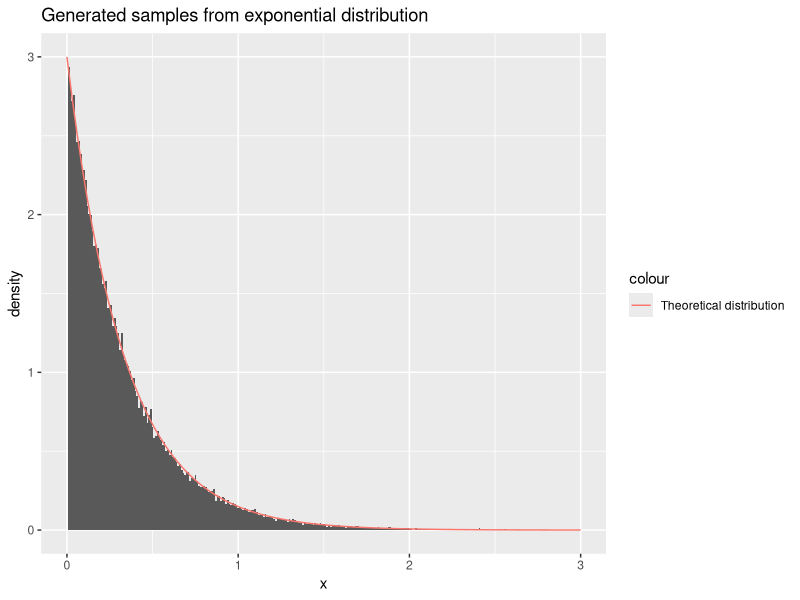
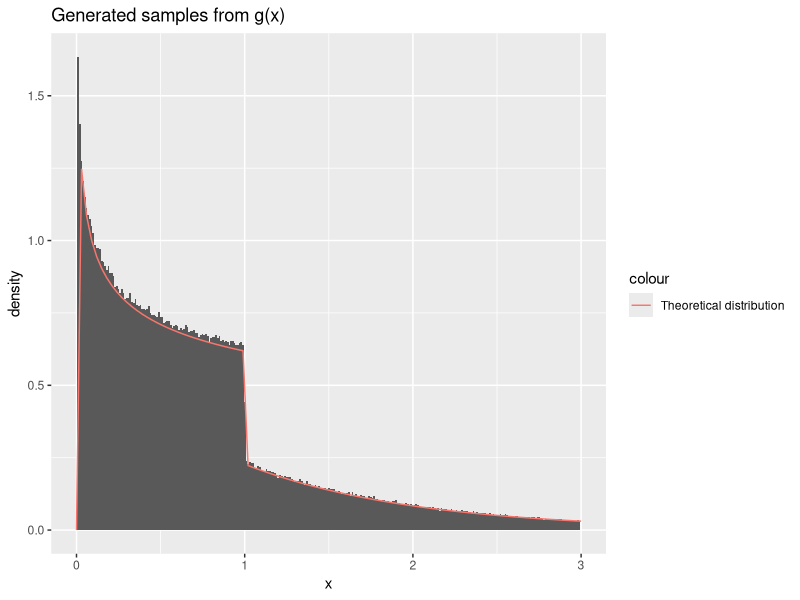
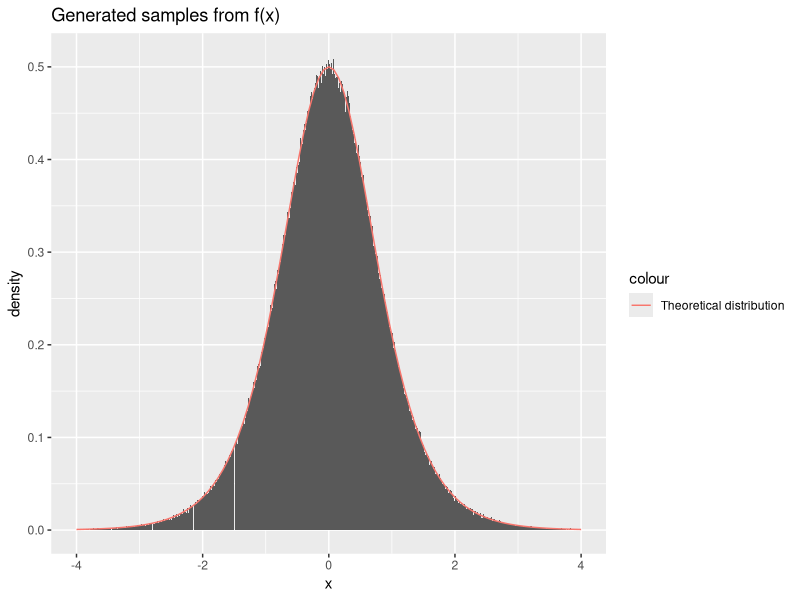
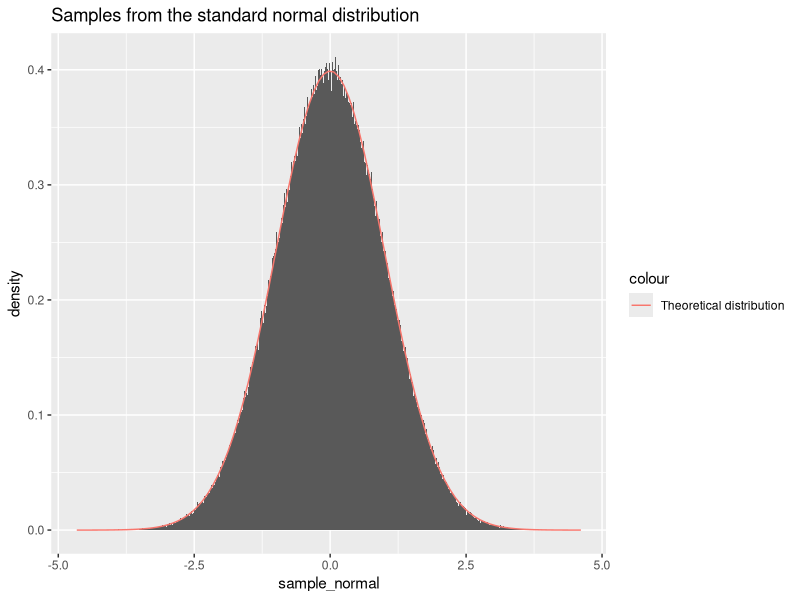
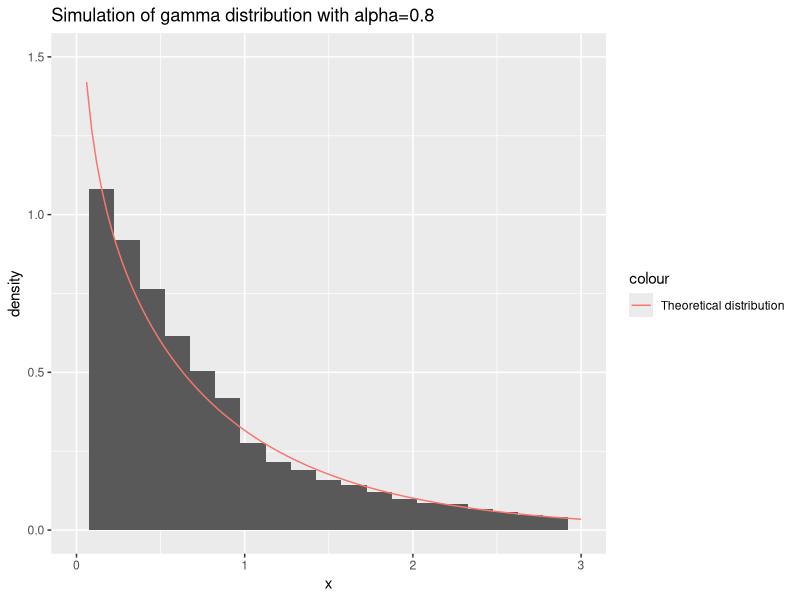
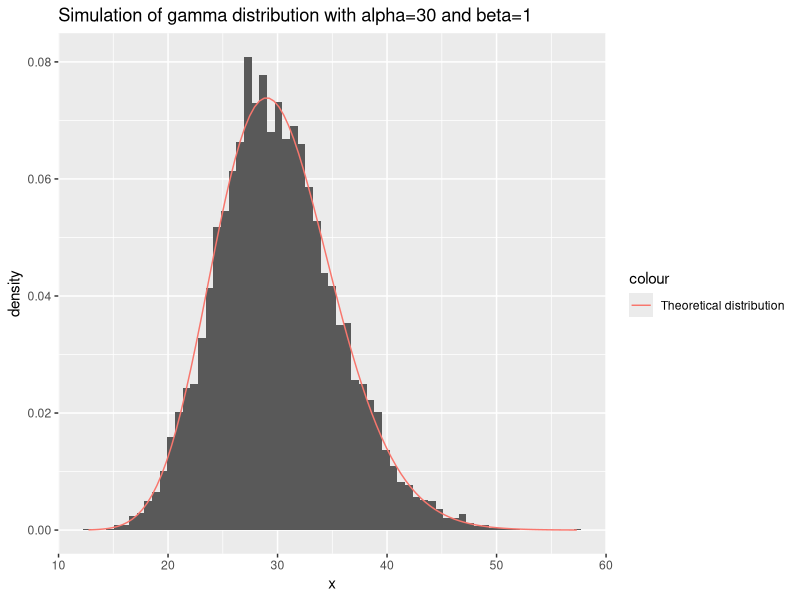
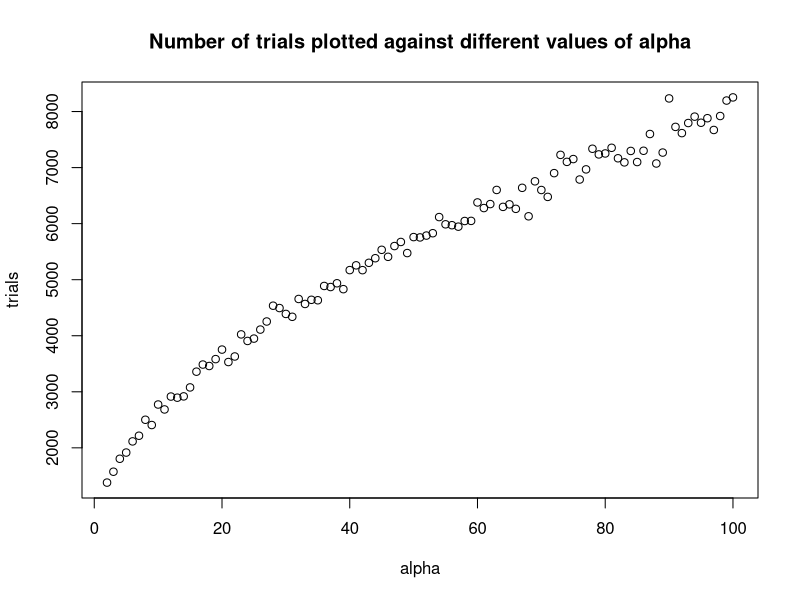
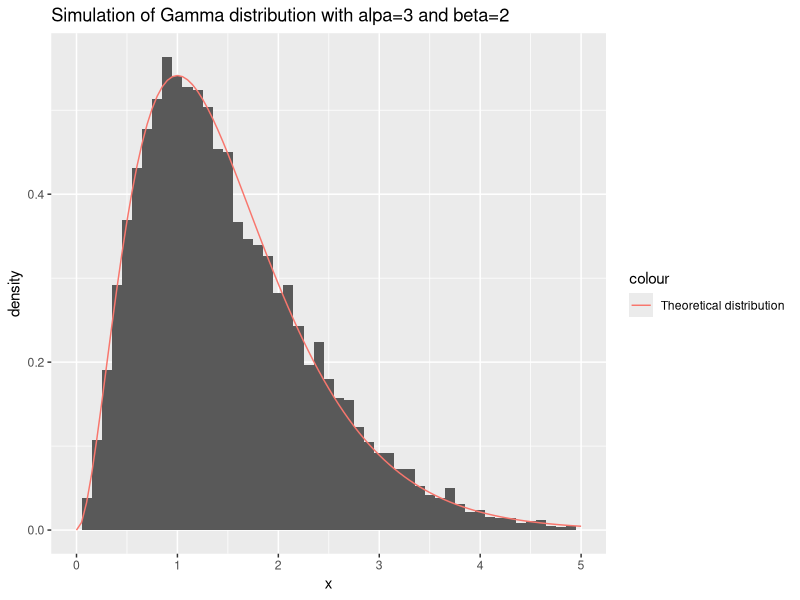

Write the R code that produced these figures, in order.
## ---- chunk 1
library(knitr)
knitr::opts_chunk$set(echo = TRUE,tidy=TRUE,message=FALSE,warning=FALSE,
                      strip.white=TRUE,
                      prompt=FALSE,
                      cache=TRUE, 
                      size="scriptsize",
                      fig.width=7, 
                      fig.height=5, 
                      fig.align = "center")
## ---- chunk 2
generate_exponential <- function(n, lambda)
{
  #generate samples from U
  u <-runif(n)
  #calculate x
  x <- -(1/lambda) * log(u)
  return(x)
}
## ---- chunk 3
library(ggplot2)
n=100000
lambda=3
#generate samples from the function
generate_f_1=generate_exponential(n, lambda)
#Plot the generated samples
ggplot()+
  geom_histogram(
    data=as.data.frame(generate_f_1),
    mapping=aes(x=generate_f_1,y=..density..),
    binwidth=0.01
#Plot the theoretical density    
  )+
  stat_function(
  fun=dexp,
  args=list(rate=lambda),
  aes(col="Theoretical distribution"))+
  xlim(0,3)+
  xlab("x")+
  ggtitle("Generated samples from exponential distribution")
## ---- chunk 4
est_mean=mean(generate_f_1)
est_var=var(generate_f_1)
## ---- chunk 5
  sample_from_g = function(n, alpha) {
    #generate samples from unif(0,1)
    u<-runif(n)
    #x=G^(-1)(u)
    x<-vector()
    for(i in 1:n)
    {
      if(u[i]<((exp(1))/(exp(1)+alpha)))
      {
        x[i]=((u[i]*(exp(1)+alpha))/(exp(1)))^(1/alpha)
      }
      else if(u[i]>=((exp(1))/(exp(1)+alpha)))
      {
        x[i]=log((alpha*exp(1))/((1-u[i])*(exp(1)+alpha)))
      }
    }
    return(x)
  }
## ---- chunk 6
#The theoretical distribution
  density_g = function(x, alpha) {
    # The Normalizing constant
    c = (alpha*exp(1))/(alpha + exp(1))
    #Create an empty vector with the length equal to the number of x-values
    x_final = vector(length = length(x))
    #Fill in the values in g(x)
    for(i in 1:length(x))
    {
      if(x[i]>0 & x[i]<1)
      {
        x_final[i]<-c*x[i]^(alpha-1)
      }
      else if(1<=x[i])
      {
        x_final[i]<-c*exp(-x[i])
      }
    }
    return(x_final)
  }

n=1000000
alpha=0.80
sample_g<-sample_from_g(n,alpha)
ggplot()+
  geom_histogram(
    data=as.data.frame(sample_g),
    mapping=aes(x=sample_g,y=..density..),
    binwidth=0.01
    
  )+
  stat_function(fun=density_g,args=list(alpha=alpha), aes(col="Theoretical distribution"))+
  xlim(0,3)+xlab("x")+ggtitle("Generated samples from g(x)")
  
## ---- chunk 7
est_mean_g<-mean(sample_g)
est_var_g<-var(sample_g)
## ---- chunk 8
generate_f <- function(n, alpha)
{
  #sample from Uniform(0,1)
  u<-runif(n)
  #x=F^(-1)(y)
  x<-(1/alpha)*log(u/(1-u))
  return(x)
}
## ---- chunk 9
#Theoretical distribution
theoretical_f <- function(x, alpha) {
return(alpha * exp(alpha * x) / (1 + exp(alpha * x))^2)
}

## ---- chunk 10
library(ggplot2)
n=1000000
alpha=2
sample_f <- generate_f(n,alpha)
ggplot()+
  #Plotting a histogram of the samples
  geom_histogram(data=as.data.frame(sample_f),
                 mapping=aes(x=sample_f,y=..density..),
                 binwidth=0.01)+
  #Plotting the theoretical distribution
  stat_function(fun=theoretical_f,
                args=list(alpha=alpha),
                aes(col="Theoretical distribution"))+
  xlab("x")+ 
  xlim(-4,4)+
  ggtitle("Generated samples from f(x)")
## ---- chunk 11
theo_var_f<-integrate(function(x)(x^2*theoretical_f(x,alpha)),-100,100)$val
theo_var_f
## ---- chunk 12
mean_f<-mean(sample_f)
var_f<-var(sample_f)
## ---- chunk 13
generate_from_normal <- function(n)
{
  #generate samples from u1 and u2
  u1<-runif(n)
  u2<-runif(n)
  #calculate r
  r<-sqrt(-2*log(u1))
  #calculate x_1
  x_1<-2*pi*u2
  x=r*cos(x_1)
  return(c(x))
}
#Generating 1000000 samples from the normal distribution
n=1000000
sample_normal<-generate_from_normal(n)
ggplot()+
  #Plotting the samples
  geom_histogram(
    data=as.data.frame(sample_normal),
    mapping=aes(x=sample_normal, y=..density..),
    binwidth=0.01
  )+
  #Plotting the standard normal distribution
  stat_function(
    fun=dnorm,
    args=list(mean=0,sd=1),
    aes(col="Theoretical distribution"))+ggtitle("Samples from the standard normal distribution")
  
## ---- chunk 14
mean_std_normal<-mean(sample_normal)
var_std_normal<-var(sample_normal)
## ---- chunk 15
generate_d_normal <-function(n,mu,cov,d)
{
  #D is the cholesky decomposition of the covariance matrix
  D<-t(chol(cov))
  x<-generate_from_normal(d*n)
  X<-matrix(x, nrow=d, ncol=n)
  y<-mu+D %*% X
  return(y)
}
## ---- chunk 16
n<-10000
mu<-c(3,4,5)
cov_mat<-cbind(c(3,-1,1), c(-1,4,-1), c(1,-1,3))
cov_mat
sample_normal_d<-generate_d_normal(n,mu,cov_mat,3)
## ---- chunk 17
mu_hat<-rowMeans(sample_normal_d)
cov_mat<-cov(t(sample_normal_d))
mu_hat
cov_mat
## ---- chunk 18
#Theoretical pdf of Gamma
theoretical_gamma<-function(x, alpha)
{
  if(0<x)
  {
    return((1/gamma(alpha))*x^(alpha-1)*exp(-x))
  }
  else if(x<=0)
  {
    return(0)
  }
  
}
sample_gamma<-function(n,alpha)
{
  x<-vector()
  #The c we found
  c<-(alpha+exp(1))/(alpha+exp(1))
  for (i in 1:n) {
    finished=0
    while(finished==0)
    {
      #sample from g in A.2
    xi<-sample_from_g(1,alpha)
    #samples from Unif(0,1)
    u<-runif(1)
    #The pdf of gamma with alpha in (0,1) and beta=1
    f<-theoretical_gamma(xi,alpha)
    #Pdf of g in A.2
    g<-density_g(xi,alpha)
    #Acceptance probability
    gamma<-(1/c)*(f/g)
    #Accept if u<=acceptance probability
    if(u<=gamma)
    {
      x[i]=xi
      finished=1
    }
    }
  }
  return(x)
}
#Generate 100000 samples with alpha=0.8
x_gamma<-sample_gamma(100000,0.8)
#Plot the samples
ggplot()+
  geom_histogram(
    data=as.data.frame(x_gamma),
    mapping=aes(x=x_gamma,y=..density..),
    binwidth=0.15
    #Plot the theoretical density
  )+
  stat_function(
    fun=dgamma,
    args=list(shape=0.8),
    aes(col="Theoretical distribution"))+
      ggtitle("Simulation of gamma distribution with alpha=0.8")+xlim(0,3)+ylim(0,1.5)+xlab("x")
## ---- chunk 19
emp_mean_gamma_1<-mean(x_gamma)
emp_var_gamma_1<-var(x_gamma)
## ---- chunk 20
# Function generating samples from f
sample_gamma_2<-function(n,alpha)
{
  #The a constant found in B.2.a
  a<-sqrt((alpha-1)^(alpha-1)*exp(-alpha+1))
  #The b+ constant found in B.2.a
  b<-sqrt((alpha+1)^(alpha+1)*exp(-alpha-1))
  #the logarithm of these constants
  loga <- log(a)
  logb <- log(b)
  #Create an empty vector
  x<-vector(length=n)
  #Count the number of trials
  count<-0
  i=1
  while(i<=n)
  {
      count<-count+1
      log_x1<-loga+log(runif(1))
      log_x2<-logb+log(runif(1))
      #log f*(x2/x1)
      fun_star<-(alpha-1)*(log_x2-log_x1)-exp(log_x2-log_x1)
      #Acceptance step
      if(log_x1<=(1/2)*fun_star)
      {
        x[i]=exp(log_x2-log_x1)
        i<-i+1
      }
  }
  return(list(x=x,count=count))
  }

## ---- chunk 21
n<-10000
alpha<-30
#generate samples with n=10000 and alpha=30
x<-sample_gamma_2(n,alpha)$x
#Plot the density of the generated samples
ggplot()+
  geom_histogram(
    data=as.data.frame(x), mapping=aes(x=x, y=..density..), binwidth=0.7)+
  #Plot the theoretical distribution
  stat_function(fun=dgamma, args=list(shape=alpha), aes(col="Theoretical distribution"))+ggtitle("Simulation of gamma distribution with alpha=30 and beta=1")
## ---- chunk 22
#Empirical mean and variance
emp_mean_gamma_2<-mean(x)
emp_var_gamma_2<-var(x)
## ---- chunk 23
n=1000
trials<-vector()
for(i in 2:100)
{
  x<-sample_gamma_2(n,i)$count
  trials[i-1]<-x
}
plot(x=2:100, y=trials, xlab="alpha", ylab="trials", main="Number of trials plotted against different values of alpha")
## ---- chunk 24
sample_gamma_final<-function(n, alpha,beta)
{
  #If alpha=1, we generate from the exponential distribution
  if(alpha==1)
  {
    x<-generate_exponential(n,beta)
  }
  #If alpha>1 we use the function from B.2
  else if(alpha>1)
  {
    x<-(1/beta)*sample_gamma_2(n,alpha)$x
  }
  #If 0<alpha<1, we use the function from B.1
  else if(alpha>0 & alpha<1)
  {
    x<-(1/beta)*sample_gamma(n,alpha)
  }
  else
  {
    return(0)
  }
}
## ---- chunk 25
alpha=3
beta=2
n=10000
sampling_gamma<-sample_gamma_final(n,alpha,beta)

ggplot()+
  geom_histogram(
    data=as.data.frame(sampling_gamma),                     mapping=aes(x=sampling_gamma,y=..density..), binwidth=0.1)+
  xlim(0,5)+
stat_function(
  fun=dgamma,
  args=list(shape=alpha, rate=beta), aes(col="Theoretical distribution")
)+ xlab("x")+ ggtitle("Simulation of Gamma distribution with alpa=3 and beta=2")
## ---- chunk 26
alpha=1
beta=2
n=10000
sampling_gamma<-sample_gamma_final(n,alpha,beta)
#Plotting
ggplot()+
  geom_histogram(
    data=as.data.frame(sampling_gamma),                     mapping=aes(x=sampling_gamma,y=..density..), binwidth=0.1)+
  xlim(0,4)+
stat_function(
  fun=dgamma,
  args=list(shape=alpha, rate=beta), aes(col="Theoretical distribution")
)+xlab("x")+ggtitle("Simulation of Gamma distribution with alpa=1 and beta=2")
## ---- chunk 27
alpha=0.5
beta=3
n=10000
sampling_gamma<-sample_gamma_final(n,alpha,beta)
#Plotting
ggplot()+
  geom_histogram(
    data=as.data.frame(sampling_gamma),                     mapping=aes(x=sampling_gamma,y=..density..), binwidth=0.01)+
  xlim(0,5)+xlim(0,2)+ylim(0,6)+
stat_function(
  fun=dgamma,
  args=list(shape=alpha, rate=beta), aes(col="Theoretical distribution")
)+ xlab("x")+ ggtitle("Simulation of gamma distribution with alpha=0.5 and beta=3")
## ---- chunk 28
emp_mean_gamma_3<-mean(sampling_gamma)
emp_var_gamma_3<-var(sampling_gamma)
## ---- chunk 29
#Sample from a beta distribution
sample_from_beta <-function(n,alpha,beta)
{
  #first sample from Gamma(alpha, 1)
  x<-sample_gamma_final(n,alpha,1)
  #Second sample from Gamma(beta,1)
  y<-sample_gamma_final(n,beta,1)
  #return z
  z<-x/(x+y)
  return(z)
}
## ---- chunk 30
alpha=3
beta=2
sampling_beta<-sample_from_beta(n, alpha, beta)
#plotting
ggplot()+
  geom_histogram(
    data=as.data.frame(sampling_beta),
    mapping=aes(x=sampling_beta, y=..density..),
    binwidth=0.01
  )+
  stat_function(fun=dbeta, args=list(shape1=alpha,shape2=beta), aes(col="Theoretical distribution"))+ggtitle("Simulation from the Beta distribution with alpha=3 and beta=2")
## ---- chunk 31
emp_mean_beta<-mean(sampling_beta)
emp_var_beta<-var(sampling_beta)
## ---- chunk 32
set.seed(321)                       # Seed for reproducibility.
n        = 1e5
x        = generate_from_normal(n)  # Drawing n samples fron N(0,1)
h        = x>4
MCest    = mean(h)                  # Monte Carlo estimate
theta    = pnorm(4, lower.tail = F) # True theta
# Confidence interval and results
svMC     = var(h) # Sample variance
alpha    = 0.05
t        = qt(alpha/2, n-1, lower.tail = F) # (1-alpha) significance
lwrUpr   = sqrt(svMC/n)*t # lower and upper deviation from mean
ciMC     = MCest + c(-lwrUpr, lwrUpr)
resultMC = c(Estimator= MCest, 
             Confint  = ciMC, 
             Var      = svMC, 
             error    = abs(theta-MCest))
resultMC
theta
## ---- chunk 33
expSampler <- function(n){
  # Samples from proposal distribution g
  u = runif(n)
  return(sqrt(16-2*log(1-u)))
}
w <- function(x) {
  # Weight function
  f = dnorm(x)
  g = ifelse(x>4, x*exp(8-0.5*x^2),0)
  return(f/g)
}
set.seed(321)
gx        = expSampler(n) # Sample from proposal
gh        = (gx>4)*1
ISest     = mean(gh*w(gx)) # Importance sample estimate
svIS      = var(gh*w(gx))
ISconfint = ISest + c(-t*sqrt(svIS/n), t*svIS/n)
resultIS  = c(ISestimate=ISest, confint=ISconfint, var=svIS, error = abs(theta - ISest))
results   = rbind(MC=resultMC, IS=resultIS)
results
theta
## ---- chunk 34
expSamplerAnti <- function(n) {
  # Pairwise sampling from proposal distribution
  # evaluated at u and 1-u.
  u = runif(n) 
  return(data.frame(x=sqrt(16-2*log(1-u)),
                    y=sqrt(16-2*log(u))))
}
## ---- chunk 35
set.seed(321)
m         = 5e4
xy        = expSamplerAnti(m)
hx        = (xy$x>4)*1 # h(X)
hy        = (xy$y>4)*1 # h(Y)
hwx       = hx*w(xy$x) # h(X)w(X)
hwy       = hy*w(xy$y) # h(Y)w(Y)
AS        = (hwx + hwy)/2 # (theta_x + theta_y)/2
ASest     = mean(AS)
svAS      = var(AS)
lwrUprAS  = c(-t,t)*sqrt(svAS/n)
confintAS = ASest + lwrUprAS
resultAS  = c(ASest, confintAS, svAS, abs(theta - ASest))
rbind(results, AS=resultAS)
## ---- chunk 36
#f-posterior
f_posterior <-function(theta)
{
  f<-(2+theta)^125*(1-theta)^(18+20)*theta^(34)
  return(f)
}
## ---- chunk 37
#Find the c-values
c<-optimize(f_posterior, c(0,1), maximum = TRUE)$objective
## ---- chunk 38
#rejection samping
rejection_sampling_f <-function(n){
  x<-vector()
  num_gen=0
for(i in 1:n)
{
  finished=0
while(finished==0){
  #Generate form U(0,1)
  xi<-runif(1)
  #Acceptance probability
  alpha<-(1/c)*f_posterior(xi)
  #Generate for u
  u<-runif(1)
  #Accept for x
  if(u<=alpha)
  {
    x[i]=xi
    finished=1
  }
  num_gen<-num_gen+1
}  
  
}
  return(list(sample_f=x,numbers=num_gen))
}
## ---- chunk 39
#normalizing constant
norm_con<-integrate(f_posterior,0,1)$val
#The exact posterior
posterior <-function(theta)
{
  return((1/norm_con)*f_posterior(theta))
}
## ---- chunk 40
#Generate samples
M<-10000
theta_sampling<-rejection_sampling_f(M)$sample_f

#Plot the
mu_hat<-mean(theta_sampling)
mu_hat

mu_theoretical<-integrate(function(theta)(theta*posterior(theta)),0,1)$val
mu_theoretical
ggplot()+
  geom_histogram(data=as.data.frame(theta_sampling),          mapping=aes(x=theta_sampling,y=..density..),
                 binwidth = 0.01)+
stat_function(
  fun=posterior, aes(col="Theoretical distribution")
)+ xlab("Theta")+ geom_vline(aes(xintercept=mu_hat, col="Estimated posterior mean"))
## ---- chunk 41
total_number<-rejection_sampling_f(M)$numbers
num<-total_number/10000
## ---- chunk 42
f_posterior15 <- function(theta){
  # Posterior when prior is beta(1,5)
  return(f_posterior(theta) * (1-theta)^4)
}
norm_con15 = integrate(f_posterior15, 0, 1)$val
c<-optimize(f_posterior15, c(0,1), maximum = TRUE)$objective
posterior15 <- function(theta){
  # Normalized posterior
  return(f_posterior15(theta)/norm_con15)
}
w <- function(x){
  return((1-x)^4)
}
impSamp = theta_sampling*w(theta_sampling)
# Self-normalized IS estimate
impEst = sum(impSamp)/sum(w(theta_sampling)) 
# Theoretical mean
mu_theoretical15 = integrate(function(theta) (theta*posterior15(theta)),0,1)$val
c(IS = impEst, Theoretical = mu_theoretical15)
rbind(Estimate = c(B15 = impEst, B11 = mu_hat),
      NumericalInt = c(mu_theoretical15,mu_theoretical))
